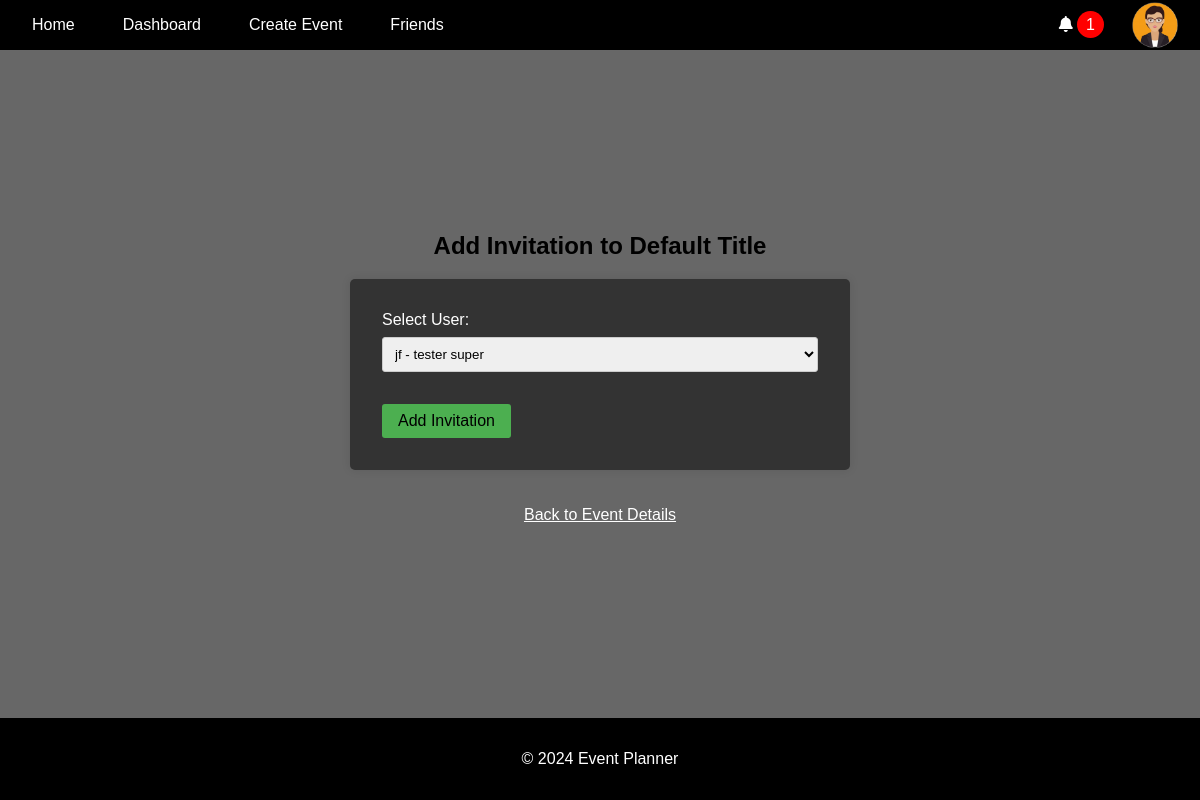
Page /events/invite/190/ (signed in) on the earlier database version.
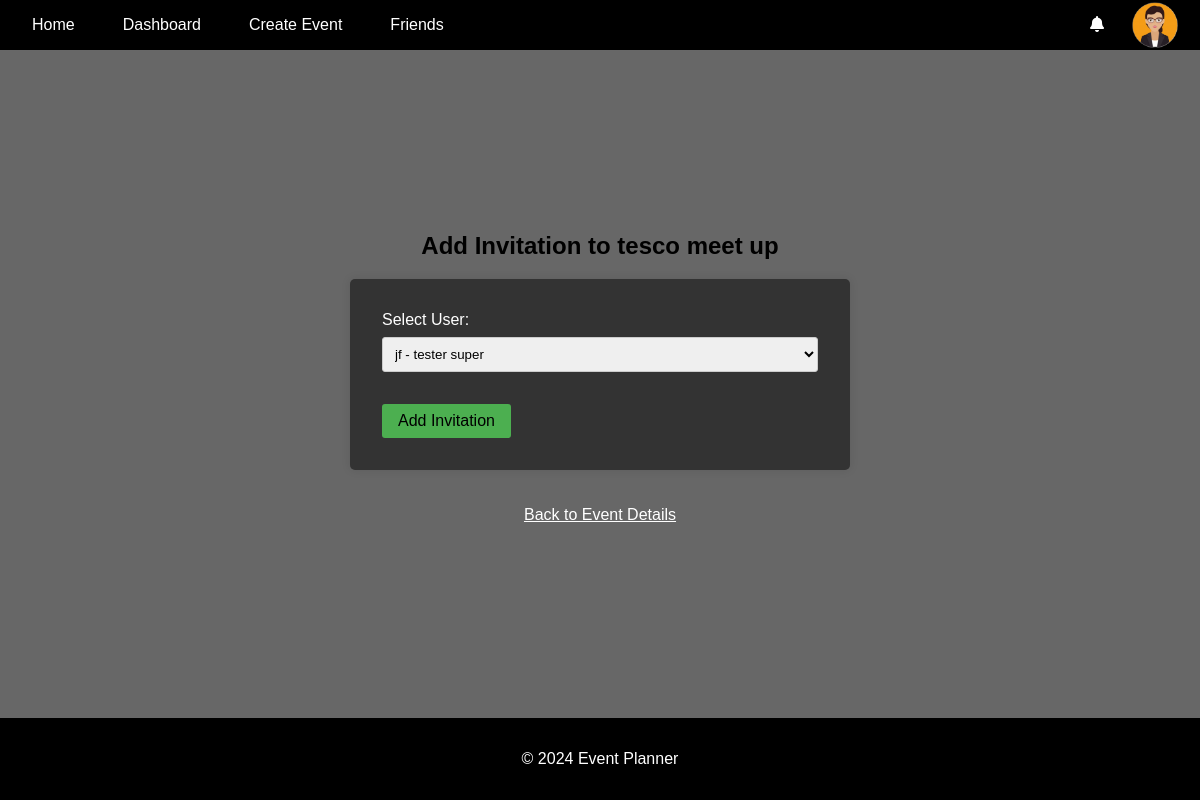
Same page on the later database version.
### events/models.py (models this page shows, shortened)
class Event(models.Model):
    STATUS_CHOICES = [
        ("Pending", "Pending"),
        ("Confirmed", "Confirmed"),
        ("Cancelled", "Cancelled"),
    ]
    title = models.CharField(max_length=100)
    description = models.TextField()
    location = models.CharField(max_length=255)
    created_by = models.ForeignKey(User, on_delete=models.CASCADE)
    proposed_date = models.DateTimeField()
    finalized_date = models.DateTimeField(null=True, blank=True)
    status = models.CharField(
        max_length=20, choices=STATUS_CHOICES, default="Pending"
    )
    created_at = models.DateTimeField(auto_now_add=True)
    updated_at = models.DateTimeField(auto_now=True)

### events/views.py (the view, shortened to what this page needs)
# urls.py: path("invite/<int:event_id>/", views.invite_guests, name="invite_guests"),
@login_required
def invite_guests(request, event_id):
    event = get_object_or_404(Event, id=event_id)
    if request.user != event.created_by:
        messages.error(
            request,
            "You are not authorized to send invitations for this event.",
        )
        return redirect("event_details", event_id=event_id)
    users = User.objects.all()  # Include all users, including the current user
    return render(
        request,
        "invitations/create_invitation.html",
        {"event": event, "users": users},
    )

### accounts/context_processors.py (called while the page is built)
def google_api_key(request):
    return {"GOOGLE_API_KEY": os.getenv("GOOGLE_API_KEY")}

### notifications/context_processors.py (called while the page is built)
def notifications(request):
    if request.user.is_authenticated:
        all_unread_notifications = Notification.objects.filter(
            user=request.user, read=False
        ).order_by("-created_at")
        unread_count = all_unread_notifications.count()
        recent_unread_notifications = all_unread_notifications[:8]
        return {
            "recent_unread_notifications": recent_unread_notifications,
            "unread_count": unread_count,
        }
    return {}

### templates/invitations/create_invitation.html (shortened to what this page needs)
{% extends 'base.html' %}
{% block content %}
<h2 style="text-align: center; color: black;">Add Invitation to {{ event.title }}</h2>
{% if no_friends %}
    <p style="text-align: center;">You have no friends to invite to this event.</p>
    <p style="text-align: center;">You can add friends <a href="{% url 'friends_page' %}" style="color:white;">here</a></p>
{% else %}
    <form method="post" action="">
        <div class="form-group">
            <label for="user_id">Select User:</label>
            <select id="user_id" name="user_id" required>
                {% for user in users %}
                    <option value="{{ user.id }}">{{ user.username }} - {{ user.first_name }} {{ user.last_name }}</option>
                {% endfor %}
            </select>
        </div>
        <button type="submit" class="btn-submit" style="color:black;">Add Invitation</button>
    </form>
{% endif %}
<br>
<br>
<a href="{% url 'event_details' event.id %}" class="back-btn" style="color:white">Back to Event Details</a>
{% endblock %}

### templates/base.html (shortened to what this page needs)
<!DOCTYPE html>
<html lang="en">
<head>
    {% load static %}
    <link rel="stylesheet" href="{% static 'css/styles.css' %}">
    <link rel="stylesheet" href="https://cdnjs.cloudflare.com/ajax/libs/font-awesome/5.15.4/css/all.min.css">
    <link rel="stylesheet" href="https://cdnjs.cloudflare.com/ajax/libs/fullcalendar/3.10.2/fullcalendar.min.css" />
</head>
<body>
    <header>
        <nav class="navbar">
            <ul class="nav-links">
                <li><a href="{% url 'home' %}" class="{% if request.resolver_match.url_name == 'home' %}active{% endif %}">Home</a></li>
                {% if user.is_authenticated %}
                    <li><a href="{% url 'dashboard' %}" class="{% if request.resolver_match.url_name == 'dashboard' %}active{% endif %}">Dashboard</a></li>
                    <li><a href="{% url 'create_event' %}" class="{% if request.resolver_match.url_name == 'create_event' %}active{% endif %}">Create Event</a></li>
                    <li><a href="{% url 'friends_page' %}" class="{% if request.resolver_match.url_name == 'friends_page' %}active{% endif %}">Friends</a></li>
                {% else %}
                    <li><a href="{% url 'account_login' %}" class="{% if request.resolver_match.url_name == 'account_login' %}active{% endif %}">Login</a></li>
                    <li><a href="{% url 'account_signup' %}" class="{% if request.resolver_match.url_name == 'account_signup' %}active{% endif %}">Sign Up</a></li>
                {% endif %}
            </ul>
            {% if user.is_authenticated %}
                <ul class="nav-links">
                    <div class="user-info">
                        <div class="dropdown">
                            <i class="fas fa-bell" id="notificationBell"></i>
                            {% if unread_count > 0 %}
                            <span class="notification-count" id="notificationCount">{{ unread_count }}</span>
                            {% else %}
                            <span class="notification-count" id="notificationCount" style="display: none;">{{ unread_count }}</span>
                            {% endif %}
                        </div>
                    </div>
                    <li class="profile-dropdown">
                        <a id="profileLink">
                            <img src="{% static 'images/profile_pictures/' %}{{ user.userprofile.profile_picture }}" alt="Profile Picture" class="profile-picture" id="userProfileIcon">
                        </a>
                    </li>
                </ul>
            {% endif %}
        </nav>
    </header>
    <main>
        {% block content %}{% endblock %}
    </main>
    <footer>
        <p>&copy; 2024 Event Planner</p>
    </footer>
</body>
</html>

Differences in the rows shown:
changed Event: title "Default Title" → "tesco meet up"
Other differences:
{{ unread_count }}: "1" → (not shown)
